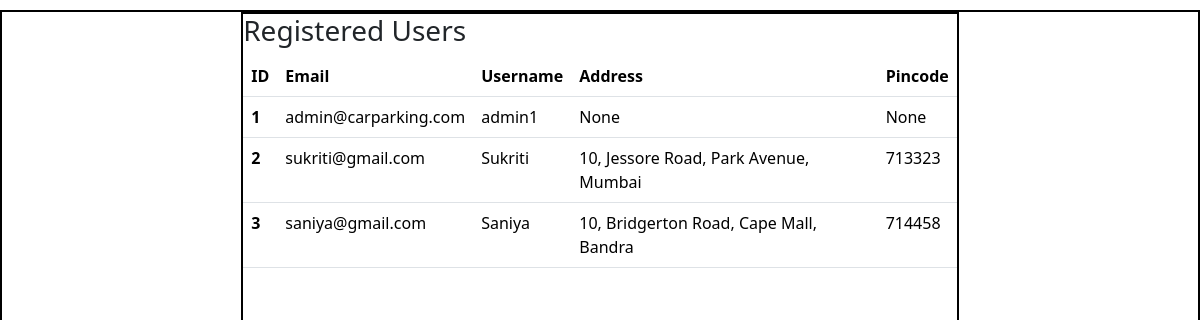
Page /display_users on the earlier database version.
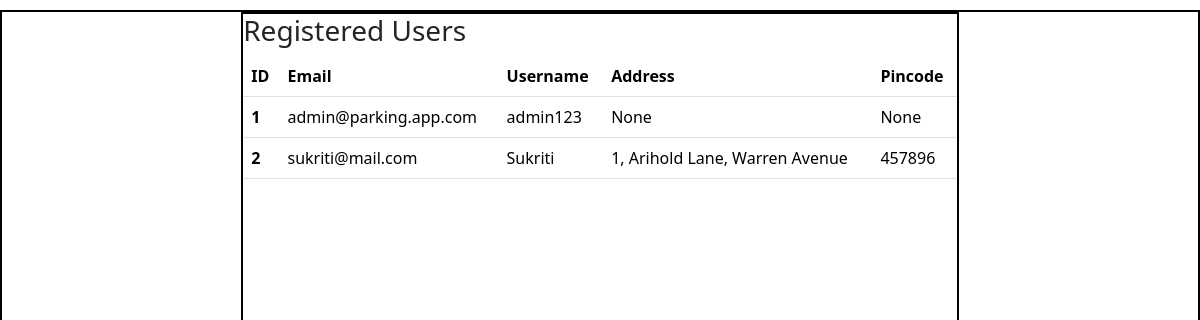
Same page on the later database version.
### application/models.py (models this page shows)
class User(db.Model):
    id = db.Column(db.Integer, primary_key=True)
    username = db.Column(db.String(), nullable=False, unique=True)
    email = db.Column(db.String(), nullable=False)
    password = db.Column(db.String(), nullable=False)
    type = db.Column(db.String(), default='general')
    address = db.Column(db.String())
    pincode = db.Column(db.String())

### application/controllers.py (the view)
@app.route("/display_users")
def display_registered_users():
    users=User.query.all()
    return render_template("display_users.html",users=users)

### templates/display_users.html (shortened to what this page needs)
<!DOCTYPE html>
<html lang="en">
<head>
    <link href="https://cdn.jsdelivr.net/npm/bootstrap@5.3.7/dist/css/bootstrap.min.css" rel="stylesheet">
    <link rel="stylesheet" href="../static/style.css">
</head>
<body>
    <div id="main">
        <div id="canvas">
            <div id="content">
                <h3 class="headings">Registered Users</h3>
                <table class="table">
                    <thead>
                        <tr>
                        <th scope="col">ID</th>
                        <th scope="col">Email</th>
                        <th scope="col">Username</th>
                        <th scope="col">Address</th>
                        <th scope="col">Pincode</th>
                        </tr>
                    </thead>
                    <tbody>
                        {% for user in users %}
                        <tr>
                        <th scope="row">{{user.id}}</th>
                        <td>{{user.email}}</td>
                        <td>{{user.username}}</td>
                        <td>{{user.address}}</td>
                        <td>{{user.pincode}}</td>
                        </tr>
                        {% endfor %}
                    </tbody>
                </table>
            </div>
        </div>
    </div>
</body>
</html>

### static/style.css (style rules this page uses)
* { margin:0; padding:0; box-sizing: border-box; }
html, body { height: 100%; width: 100%; }
#main { border: 2px solid black; margin-top: 10px; }
#canvas { border: 2px solid black; width:60%; margin:auto; height:100vh; }

Differences in the rows shown:
removed User: id "3", email "saniya@gmail.com", username "Saniya", address "10, Bridgerton Road, Cape Mall, Bandra", pincode "714458"
changed User "None": email "admin@carparking.com" → "admin@parking.app.com"; username "admin1" → "admin123"
changed User "Sukriti": email "sukriti@gmail.com" → "sukriti@mail.com"; address "10, Jessore Road, Park Avenue, Mumbai" → "1, Arihold Lane, Warren Avenue"; pincode "713323" → "457896"
